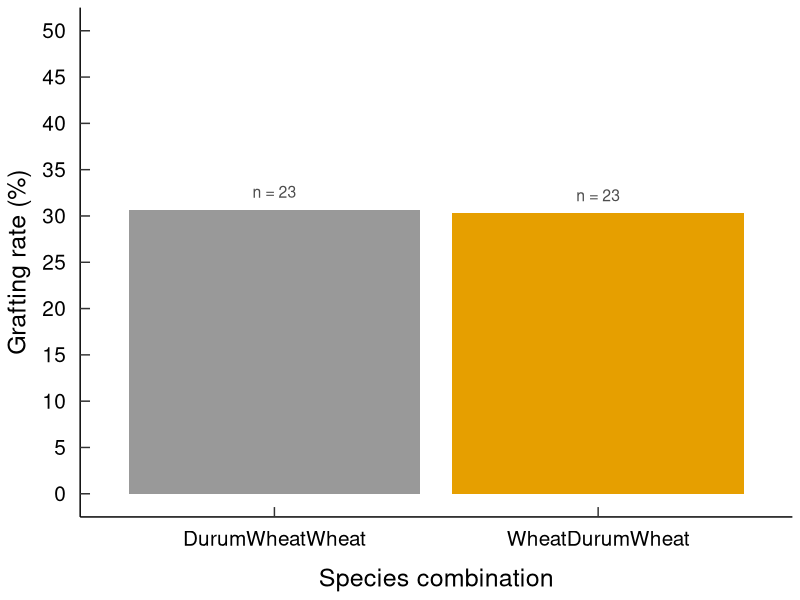

The R script that drew this image:
##############################################
##############################################
# R-script by Gregory Reeves (27 MAY 2021)
# University of Cambridge, Department of Plant Sciences,
# Downing Site, Cambridge CB2 3EA, United Kingdom
# E-mail me at drgregreeves@gmail.com or gr360@cam.ac.uk
##############################################
##############################################


#######################
# Plots for grafting rates among various monocot species
# And plots for grafts between C3 and C4 species
#######################

library(ggplot2)
library(tidyverse)
library(viridis)
#library(Hmisc) #Allows minor.ticks function in ggplot



### You need to specify the working directory. 
### You can always use the command "file.choose()", then copy the working directory with the file "Interspecific C3-C4 grafts.csv"
setwd("~/")



#Grafting data input
C3C4graftdata <- read.csv("Interspecific C3-C4 grafts.csv", sep=",",header=TRUE)

#Combines the SCION and ROOTSTOCK into new column
C3C4graftdata$SpecificCombo <- paste0(C3C4graftdata$SCION, 
                                      C3C4graftdata$ROOTSTOCK)

C3C4graftdata_summarised <- C3C4graftdata %>%
  group_by(Type, 
           SpecificCombo) %>%
  summarise(meanPercentFused=mean(PercentFused),
            Total_n=sum(No.GraftAttempts))


#####################
#We need to filter by combo to make each plot
### ADD WHICHEVER SPECIES COMBINATION YOU WANT HERE
SpecificComboFILTERED <-  filter(C3C4graftdata_summarised, (Type == 'Wheat-DurumWheat'))



#####################
# Make the plot 

ggplot(data = SpecificComboFILTERED, aes(x=SpecificCombo, 
                                         y=meanPercentFused, 
                                         fill = SpecificCombo)) + 
  geom_bar(stat="identity", position="identity", width = 0.9) +
  geom_text(aes(label = paste("n =", Total_n, sep=" "), 
                vjust = -1),
            color = "gray30",
            size = 4) + 
  scale_y_continuous(breaks=seq(0,50,by=5),
                     limits=c(0,50)) +
  #scale_x_continuous(breaks=seq(1,7,by=2)) +
  scale_fill_manual(values = c("#999999", "#E69F00")) +
  #scale_fill_viridis_d() + 
  theme(axis.line = element_line(linetype = "solid"), 
        axis.ticks = element_line(), 
        #minor.tick(nx=2, ny=2, tick.ratio=0.5, x.args = list(), y.args = list()),
        axis.ticks.length = unit(-0.25 , "cm"), # -ve length = inside ticks
        panel.grid.major = element_line(colour = NA), 
        panel.grid.minor = element_line(colour = NA), 
        axis.title = element_text(size = 18,
                                  face = "plain"), 
        axis.text = element_text(size = 15, 
                                 face = "plain", 
                                 colour = "black"), 
        axis.text.x = element_text(size = 15,
                                   margin=margin(10,5,10,5,"pt")), 
        axis.text.y = element_text(size = 15,
                                   margin=margin(5,10,10,5,"pt")), 
        legend.text = element_text(size = 9), 
        legend.title = element_text(size = 15, 
                                    face = "bold", 
                                    colour = "black"), 
        panel.background = element_rect(fill = NA), 
        legend.position="none",
        legend.key = element_rect(fill = NA), 
        legend.background = element_rect(fill = NA), 
        legend.direction = "horizontal") +labs(x = "Species combination", 
                                               y = "Grafting rate (%)") #+ 

#####################
